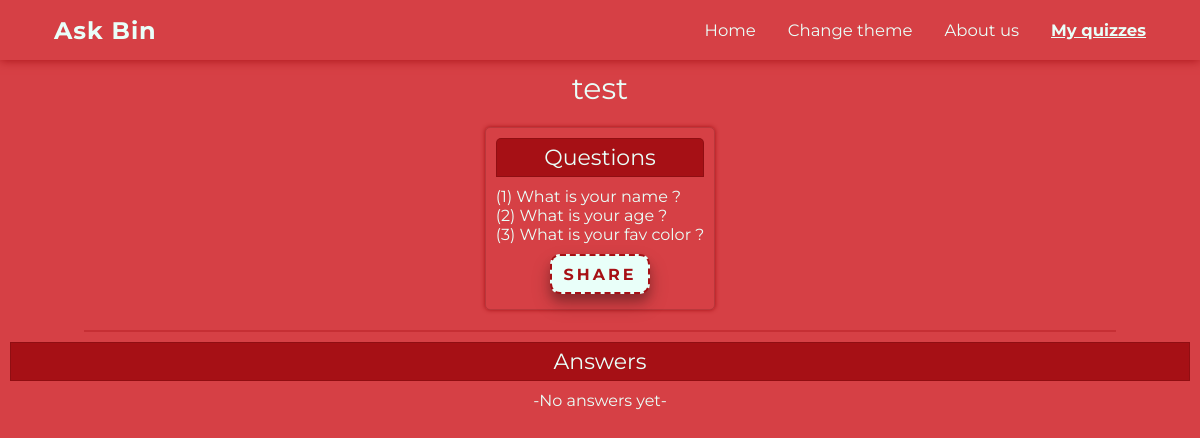
/viewQuiz.php?name=test (signed in), run on an earlier commit of the app's database.
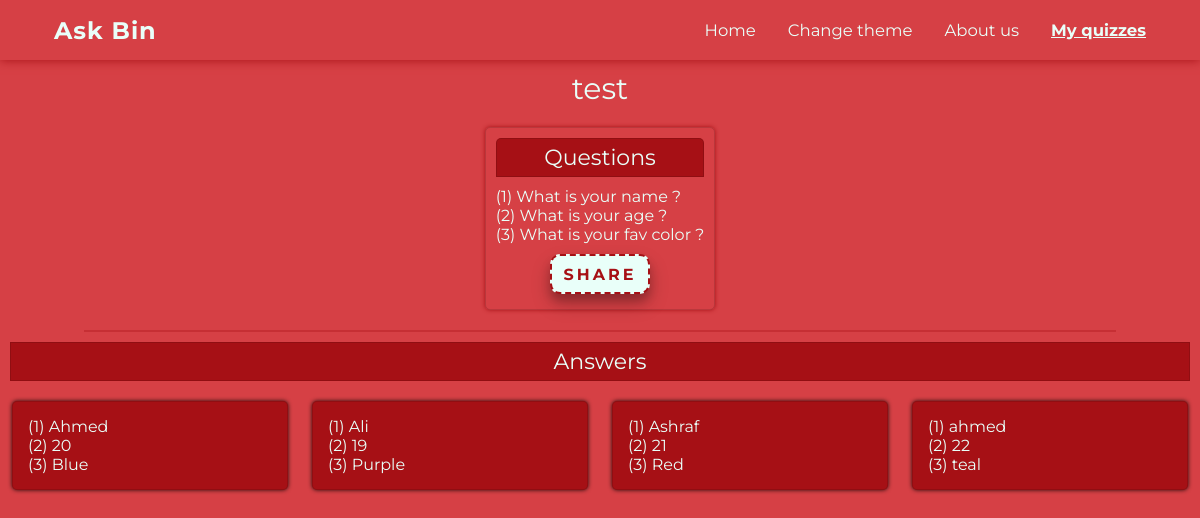
And on a later commit of the database.
### tables this page shows
CREATE TABLE `forms` (
  `id` smallint(11) NOT NULL,
  `owner` varchar(255) NOT NULL,
  `formname` varchar(255) NOT NULL,
  `numberofquestions` smallint(11) NOT NULL,
  `questions` varchar(2550) NOT NULL
);

CREATE TABLE `submits` (
  `id` int(11) NOT NULL,
  `owner` varchar(255) NOT NULL,
  `formname` varchar(255) NOT NULL,
  `answers` varchar(2550) NOT NULL
);

### viewQuiz.php (the view, shortened to what this page needs)
<!DOCTYPE html>
<html lang="en">
<head>
    <link rel="stylesheet" href="https://cdnjs.cloudflare.com/ajax/libs/font-awesome/5.15.1/css/all.min.css">
    <link rel="stylesheet" href="style.css">
</head>
<body>
    <header>
        <h1>Ask Bin</h1>
        <section class="menu">
            <ul class="menu-list">
                <li><a href="home.php">Home</a></li>
                <li onclick="theme()">Change theme</li>
                <li><a href="about.php">About us</a></li>
                <li class="active"><a href="login.php">My quizzes</a></li>
            </ul>
        </section>
    </header>
    <?php
        if (isset($_GET['name'])) {
            $formname = $_GET['name'];
            $servername = "mysql:host=localhost;dbname=ask-bin";
            $username = "root";
            $password = "";
            $conn = new PDO($servername,$username,$password);
            $conn->setAttribute(PDO::ATTR_ERRMODE, PDO::ERRMODE_EXCEPTION);
            $owner = $_SESSION['username'];
            $sql = "SELECT * FROM forms WHERE owner='$owner' AND formname='$formname'";
            $result = $conn->query($sql);
            if($result->rowCount() > 0){
                while($row = $result->fetch()){
                    echo '<p class="quizName">'.$row['formname'].'</p>';
                    echo '<section class="questions">
                    <p class="qa">Questions</p>';
                    echo '<pre class="question">'.$row['questions'].'</pre>';
                    echo '<button class="btn cta" onclick="copied();">Share</button>';
                    echo '</section><hr>';
                }
            }
            echo '<p class="qa qa2">Answers</p>
            <section class="answers">';
            $sql = "SELECT * FROM submits WHERE owner='$owner' AND formname='$formname'";
            $result = $conn->query($sql);
            if($result->rowCount() > 0){
                while($row = $result->fetch()){
                    echo '<div class="answer">';
                    echo '<pre class="answered">'.$row['answers'].'</pre>';
                    echo '</div>';
                }
            }else{
                echo '<p class="answered" style="text-align: center;">-No answers yet-';
            }
            echo '</section>';
        } else {
            header("Location: myQuizzes.php");
        }
    ?>
</body>
</html>

### style.css (style rules this page uses)
:root { --pri: #E9FFF9; --sec: #a61015; --sec2: #D64045; }
* { margin: 0; padding: 0; box-sizing: border-box; font-family: 'Montserrat', sans-serif; }
body { min-height: 100vh; width: 100%; background-color: var(--sec2); display: flex; flex-direction: column; padding-top: 50px; }
header { color: var(--pri); box-shadow: 0px 0px 10px var(--sec); background-color: var(--sec2); position: fixed; top: 0; height: 60px; width: 100%; display: flex; justify-content: space-between; align-items: center; padding: 0 54px; font-size: 15px; }
header h1 { font-size: 1.6em; letter-spacing: 1px; cursor: pointer; transition-duration: 0.2s; }
.menu { display: flex; }
.menu-list { list-style: none; display: flex; }
.menu-list li { display: inline-block; margin-left: 32px; font-size: 1.1em; cursor: pointer; transition: color 0.3s; }
.menu-list li.active, .menu-list li:hover { color: var(--pri); font-weight: bold; text-decoration: underline; }
a { color: var(--pri); text-decoration: none; }
hr { width: 86%; opacity: 0.35; margin-left: 7%; border: 1px solid var(--sec); z-index: -1; }
button.cta { border: 2px dashed var(--sec); outline: none; background-color: var(--pri); color: var(--sec); font-size: 16px; height: 60px; width: 250px; font-weight: bold; letter-spacing: 3px; text-transform: uppercase; border-radius: 10px; box-shadow: 0 10px 20px #0003, 0 7px 10px #0003; cursor: pointer; transition-duration: 0.2s; }
::placeholder { font-size:20px; color: #0005; }
.quizName { padding: 20px 0 0 0; font-size:30px; color: var(--pri); text-align: center; }
.questions { width: fit-content; margin: 20px auto; padding: 10px; border: 1px solid #0002; box-shadow: 0px 0px 4px var(--sec); border-radius: 5px; }
.question , .answered { color: var(--pri); }
.qa { text-align: center; color: var(--pri); font-size:22px; padding: 5px 0px; margin: 0px 0px 10px 0px; background-color: var(--sec); border: 1px solid #0002; border-radius: 5px 5px 0px 0px; }
.qa2 { border-radius: 0px; margin: 10px; }
.answer { width: 23%; transition-duration: 0.4s; margin:10px 1%; float: left; background-color: var(--sec); padding: 15px; border: 1px solid #0002; box-shadow: 0px 0px 4px #000d; border-radius: 5px; z-index: -1; }
.questions .btn { width: 100px; height: 40px; font-size: 16px; margin: 10px 0px 5px calc(50% - 50px); }

What changed in the data, as far as the page shows it:
added submits: answers "(1) Ahmed (2) 20 (3) Blue"
added submits: answers "(1) Ali (2) 19 (3) Purple"
added submits: answers "(1) Ashraf (2) 21 (3) Red"
added submits: answers "(1) ahmed (2) 22 (3) teal"
Also different on the page:
text no longer shown: "-No answers yet-"
